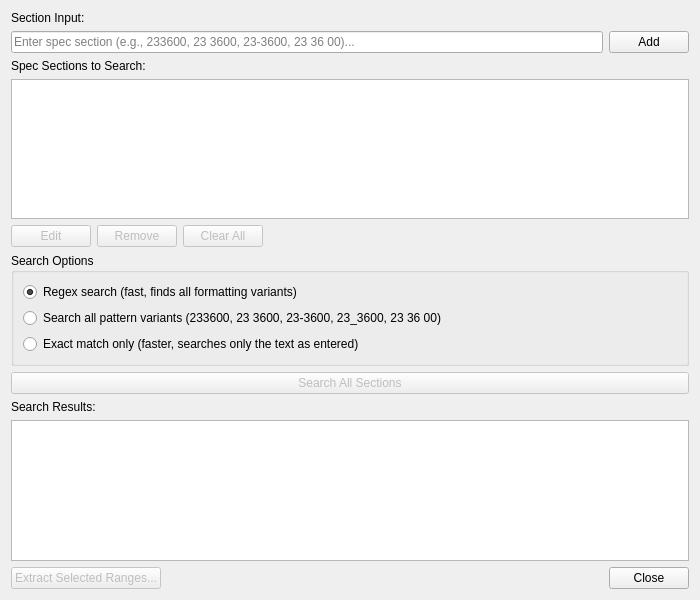
<?xml version="1.0" encoding="UTF-8"?>
<ui version="4.0">
 <class>BatchSearchDialog</class>
 <widget class="QDialog" name="BatchSearchDialog">
  <property name="geometry">
   <rect>
    <x>0</x>
    <y>0</y>
    <width>700</width>
    <height>600</height>
   </rect>
  </property>
  <property name="windowTitle">
   <string>Batch Spec Section Search</string>
  </property>
  <layout class="QVBoxLayout" name="verticalLayout">
   <item>
    <widget class="QLabel" name="labelSectionInput">
     <property name="text">
      <string>Section Input:</string>
     </property>
    </widget>
   </item>
   <item>
    <layout class="QHBoxLayout" name="inputLayout">
     <item>
      <widget class="QLineEdit" name="sectionInputLineEdit">
       <property name="placeholderText">
        <string>Enter spec section (e.g., 233600, 23 3600, 23-3600, 23 36 00)...</string>
       </property>
      </widget>
     </item>
     <item>
      <widget class="QPushButton" name="addButton">
       <property name="text">
        <string>Add</string>
       </property>
      </widget>
     </item>
    </layout>
   </item>
   <item>
    <widget class="QLabel" name="labelSectionsList">
     <property name="text">
      <string>Spec Sections to Search:</string>
     </property>
    </widget>
   </item>
   <item>
    <widget class="QListWidget" name="sectionsListWidget">
     <property name="selectionMode">
      <enum>QAbstractItemView::ExtendedSelection</enum>
     </property>
     <property name="alternatingRowColors">
      <bool>true</bool>
     </property>
     <property name="minimumHeight">
      <number>100</number>
     </property>
    </widget>
   </item>
   <item>
    <layout class="QHBoxLayout" name="sectionButtonsLayout">
     <item>
      <widget class="QPushButton" name="editButton">
       <property name="text">
        <string>Edit</string>
       </property>
       <property name="enabled">
        <bool>false</bool>
       </property>
      </widget>
     </item>
     <item>
      <widget class="QPushButton" name="removeButton">
       <property name="text">
        <string>Remove</string>
       </property>
       <property name="enabled">
        <bool>false</bool>
       </property>
      </widget>
     </item>
     <item>
      <widget class="QPushButton" name="clearAllButton">
       <property name="text">
        <string>Clear All</string>
       </property>
       <property name="enabled">
        <bool>false</bool>
       </property>
      </widget>
     </item>
     <item>
      <spacer name="horizontalSpacer">
       <property name="orientation">
        <enum>Qt::Horizontal</enum>
       </property>
       <property name="sizeHint" stdset="0">
        <size>
         <width>40</width>
         <height>20</height>
        </size>
       </property>
      </spacer>
     </item>
    </layout>
   </item>
   <item>
    <widget class="QGroupBox" name="searchOptionsGroup">
     <property name="title">
      <string>Search Options</string>
     </property>
     <layout class="QVBoxLayout" name="searchOptionsLayout">
      <item>
       <widget class="QRadioButton" name="regexSearchRadioButton">
        <property name="text">
         <string>Regex search (fast, finds all formatting variants)</string>
        </property>
        <property name="checked">
         <bool>true</bool>
        </property>
       </widget>
      </item>
      <item>
       <widget class="QRadioButton" name="searchVariantsRadioButton">
        <property name="text">
         <string>Search all pattern variants (233600, 23 3600, 23-3600, 23_3600, 23 36 00)</string>
        </property>
       </widget>
      </item>
      <item>
       <widget class="QRadioButton" name="exactMatchRadioButton">
        <property name="text">
         <string>Exact match only (faster, searches only the text as entered)</string>
        </property>
       </widget>
      </item>
     </layout>
    </widget>
   </item>
   <item>
    <widget class="QPushButton" name="searchAllButton">
     <property name="text">
      <string>Search All Sections</string>
     </property>
     <property name="default">
      <bool>true</bool>
     </property>
     <property name="enabled">
      <bool>false</bool>
     </property>
    </widget>
   </item>
   <item>
    <widget class="QLabel" name="labelResults">
     <property name="text">
      <string>Search Results:</string>
     </property>
    </widget>
   </item>
   <item>
    <widget class="QListWidget" name="resultsListWidget">
     <property name="alternatingRowColors">
      <bool>true</bool>
     </property>
     <property name="minimumHeight">
      <number>150</number>
     </property>
    </widget>
   </item>
   <item>
    <layout class="QHBoxLayout" name="bottomButtonLayout">
     <item>
      <widget class="QPushButton" name="extractButton">
       <property name="text">
        <string>Extract Selected Ranges...</string>
       </property>
       <property name="enabled">
        <bool>false</bool>
       </property>
      </widget>
     </item>
     <item>
      <spacer name="horizontalSpacer2">
       <property name="orientation">
        <enum>Qt::Horizontal</enum>
       </property>
       <property name="sizeHint" stdset="0">
        <size>
         <width>40</width>
         <height>20</height>
        </size>
       </property>
      </spacer>
     </item>
     <item>
      <widget class="QDialogButtonBox" name="buttonBox">
       <property name="orientation">
        <enum>Qt::Horizontal</enum>
       </property>
       <property name="standardButtons">
        <set>QDialogButtonBox::Close</set>
       </property>
      </widget>
     </item>
    </layout>
   </item>
  </layout>
 </widget>
 <resources/>
 <connections>
  <connection>
   <sender>buttonBox</sender>
   <signal>rejected()</signal>
   <receiver>BatchSearchDialog</receiver>
   <slot>reject()</slot>
   <hints>
    <hint type="sourcelabel">
     <x>316</x>
     <y>260</y>
    </hint>
    <hint type="destinationlabel">
     <x>286</x>
     <y>274</y>
    </hint>
   </hints>
  </connection>
 </connections>
</ui>
